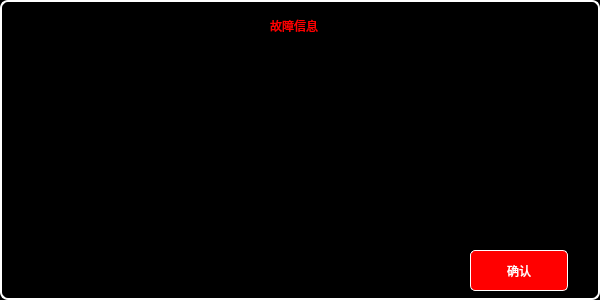
<?xml version="1.0" encoding="UTF-8"?>
<ui version="4.0">
 <class>CtrlFaultDetailConfirm</class>
 <widget class="QWidget" name="CtrlFaultDetailConfirm">
  <property name="geometry">
   <rect>
    <x>0</x>
    <y>0</y>
    <width>600</width>
    <height>300</height>
   </rect>
  </property>
  <property name="windowTitle">
   <string>Form</string>
  </property>
  <property name="styleSheet">
   <string notr="true">QWidget
{
	background-color: black;
}

QPushButton
{
    font: 18px &quot;微软雅黑&quot;;
	color: white;
	background-color: red;
	border:1px solid white;
	border-radius: 5px;
}

QLabel
{
	    font: 18px &quot;微软雅黑&quot;;
color: white;
	background-color:black;
}
</string>
  </property>
  <widget class="QPushButton" name="FaultConfirmBtn">
   <property name="geometry">
    <rect>
     <x>470</x>
     <y>250</y>
     <width>98</width>
     <height>41</height>
    </rect>
   </property>
   <property name="text">
    <string>确认</string>
   </property>
  </widget>
  <widget class="QLabel" name="label">
   <property name="geometry">
    <rect>
     <x>270</x>
     <y>10</y>
     <width>91</width>
     <height>31</height>
    </rect>
   </property>
   <property name="styleSheet">
    <string notr="true">color:red</string>
   </property>
   <property name="text">
    <string>故障信息</string>
   </property>
  </widget>
  <widget class="QLabel" name="Faultname">
   <property name="geometry">
    <rect>
     <x>40</x>
     <y>50</y>
     <width>521</width>
     <height>31</height>
    </rect>
   </property>
   <property name="styleSheet">
    <string notr="true">color:yellow</string>
   </property>
   <property name="text">
    <string/>
   </property>
  </widget>
  <widget class="QLabel" name="lbl">
   <property name="geometry">
    <rect>
     <x>0</x>
     <y>0</y>
     <width>600</width>
     <height>300</height>
    </rect>
   </property>
   <property name="styleSheet">
    <string notr="true">color:yellow;
border:2px solid white;
border-radius:8px;</string>
   </property>
   <property name="text">
    <string/>
   </property>
  </widget>
  <widget class="QTextBrowser" name="FaultTips">
   <property name="geometry">
    <rect>
     <x>40</x>
     <y>90</y>
     <width>521</width>
     <height>151</height>
    </rect>
   </property>
   <property name="styleSheet">
    <string notr="true">	    font: 18px &quot;微软雅黑&quot;;
color: white;
	background-color:black;</string>
   </property>
   <property name="html">
    <string>&lt;!DOCTYPE HTML PUBLIC &quot;-//W3C//DTD HTML 4.0//EN&quot; &quot;http://www.w3.org/TR/REC-html40/strict.dtd&quot;&gt;
&lt;html&gt;&lt;head&gt;&lt;meta name=&quot;qrichtext&quot; content=&quot;1&quot; /&gt;&lt;style type=&quot;text/css&quot;&gt;
p, li { white-space: pre-wrap; }
&lt;/style&gt;&lt;/head&gt;&lt;body style=&quot; font-family:'微软雅黑'; font-weight:400; font-style:normal;&quot;&gt;
&lt;table border=&quot;0&quot; style=&quot;-qt-table-type: root; margin-top:4px; margin-bottom:4px; margin-left:4px; margin-right:4px;&quot;&gt;
&lt;tr&gt;
&lt;td style=&quot;border: none;&quot;&gt;
&lt;p style=&quot;-qt-paragraph-type:empty; margin-top:0px; margin-bottom:0px; margin-left:0px; margin-right:0px; -qt-block-indent:0; text-indent:0px;&quot;&gt;&lt;/p&gt;
&lt;p style=&quot;-qt-paragraph-type:empty; margin-top:0px; margin-bottom:0px; margin-left:0px; margin-right:0px; -qt-block-indent:0; text-indent:0px;&quot;&gt;&lt;/p&gt;
&lt;p style=&quot;-qt-paragraph-type:empty; margin-top:0px; margin-bottom:0px; margin-left:0px; margin-right:0px; -qt-block-indent:0; text-indent:0px;&quot;&gt;&lt;/p&gt;
&lt;p style=&quot;-qt-paragraph-type:empty; margin-top:0px; margin-bottom:0px; margin-left:0px; margin-right:0px; -qt-block-indent:0; text-indent:0px;&quot;&gt;&lt;/p&gt;
&lt;p style=&quot;-qt-paragraph-type:empty; margin-top:0px; margin-bottom:0px; margin-left:0px; margin-right:0px; -qt-block-indent:0; text-indent:0px;&quot;&gt;&lt;/p&gt;&lt;/td&gt;&lt;/tr&gt;&lt;/table&gt;&lt;/body&gt;&lt;/html&gt;</string>
   </property>
  </widget>
  <widget class="QPushButton" name="FaultAllConfirmBtn">
   <property name="geometry">
    <rect>
     <x>10</x>
     <y>250</y>
     <width>121</width>
     <height>41</height>
    </rect>
   </property>
   <property name="focusPolicy">
    <enum>Qt::NoFocus</enum>
   </property>
   <property name="styleSheet">
    <string notr="true">border:black;
background-color:black;</string>
   </property>
   <property name="text">
    <string/>
   </property>
  </widget>
  <zorder>lbl</zorder>
  <zorder>FaultConfirmBtn</zorder>
  <zorder>label</zorder>
  <zorder>Faultname</zorder>
  <zorder>FaultTips</zorder>
  <zorder>FaultAllConfirmBtn</zorder>
 </widget>
 <resources/>
 <connections/>
</ui>
